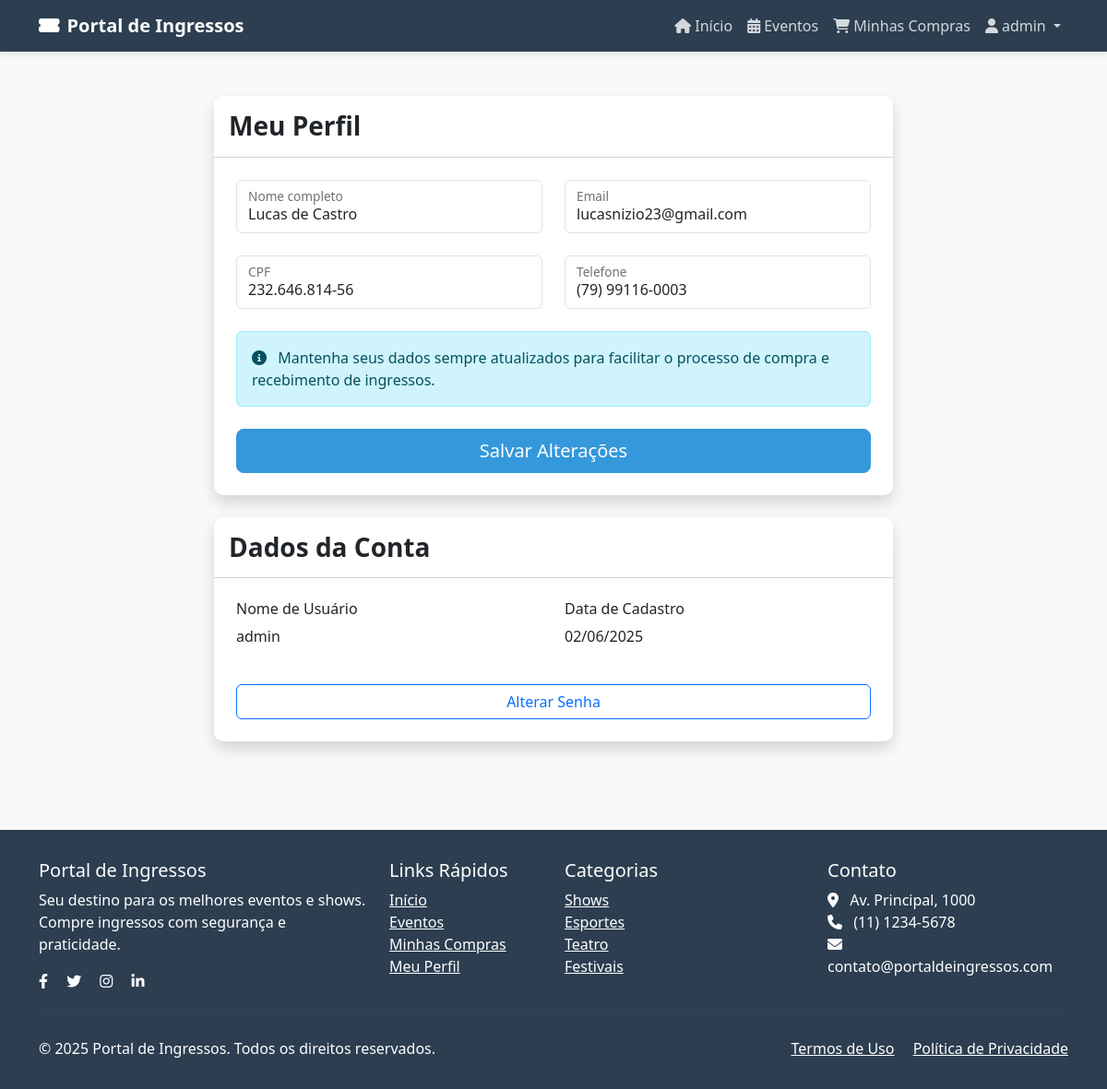
The app's page /perfil/ (signed in) with its own data.
### symple/models.py (models this page shows, shortened)
class Cliente(models.Model):
    user = models.OneToOneField(User, on_delete=models.CASCADE, related_name='cliente')
    nome = models.CharField(max_length=255)
    email = models.EmailField(unique=True)
    cpf = models.CharField(max_length=14, unique=True)
    telefone = models.CharField(max_length=20)

### symple/views.py (the view, shortened to what this page needs)
# urls.py: path('perfil/', views.perfil_cliente, name='perfil_cliente'),
@login_required
def perfil_cliente(request):
    try:
        cliente = request.user.cliente
    except:
        cliente = None
    return render(request, "symple/perfil_cliente.html", {
        'cliente': cliente
    })

### symple/templates/symple/perfil_cliente.html (shortened to what this page needs)
{% extends 'symple/base.html' %}
{% block content %}
<section class="container py-5">
    <div class="row justify-content-center">
        <div class="col-lg-8">
            <div class="card border-0 shadow">
                <div class="card-header bg-white py-3">
                    <h3 class="fw-bold mb-0">Meu Perfil</h3>
                </div>
                <div class="card-body p-4">
                    <form method="post">
                        <div class="row mb-4">
                            <div class="col-md-6 mb-3 mb-md-0">
                                <div class="form-floating">
                                    <input type="text" class="form-control" id="nome" name="nome" placeholder="Nome completo" value="{{ cliente.nome|default:'' }}" required>
                                    <label for="nome">Nome completo</label>
                                </div>
                            </div>
                            <div class="col-md-6">
                                <div class="form-floating">
                                    <input type="email" class="form-control" id="email" name="email" placeholder="Email" value="{{ cliente.email|default:'' }}" required>
                                    <label for="email">Email</label>
                                </div>
                            </div>
                        </div>
                        <div class="row mb-4">
                            <div class="col-md-6 mb-3 mb-md-0">
                                <div class="form-floating">
                                    <input type="text" class="form-control" id="cpf" name="cpf" placeholder="CPF" value="{{ cliente.cpf|default:'' }}" required>
                                    <label for="cpf">CPF</label>
                                </div>
                            </div>
                            <div class="col-md-6">
                                <div class="form-floating">
                                    <input type="text" class="form-control" id="telefone" name="telefone" placeholder="Telefone" value="{{ cliente.telefone|default:'' }}" required>
                                    <label for="telefone">Telefone</label>
                                </div>
                            </div>
                        </div>
                        <div class="alert alert-info mb-4">
                            <i class="fas fa-info-circle me-2"></i> Mantenha seus dados sempre atualizados para facilitar o processo de compra e recebimento de ingressos.
                        </div>
                        <div class="d-grid">
                            <button type="submit" class="btn btn-primary btn-lg">Salvar Alterações</button>
                        </div>
                    </form>
                </div>
            </div>
            <div class="card border-0 shadow mt-4">
                <div class="card-header bg-white py-3">
                    <h3 class="fw-bold mb-0">Dados da Conta</h3>
                </div>
                <div class="card-body p-4">
                    <div class="row mb-4">
                        <div class="col-md-6 mb-3 mb-md-0">
                            <h6>Nome de Usuário</h6>
                            <p>{{ user.username }}</p>
                        </div>
                        <div class="col-md-6">
                            <h6>Data de Cadastro</h6>
                            <p>{{ user.date_joined|date:"d/m/Y" }}</p>
                        </div>
                    </div>
                    <div class="d-grid gap-2">
                        <a href="#" class="btn btn-outline-primary">Alterar Senha</a>
                    </div>
                </div>
            </div>
        </div>
    </div>
</section>
{% endblock %}

### symple/templates/symple/base.html (shortened to what this page needs)
{% load static %}
<!DOCTYPE html>
<html lang="pt-br">
<head>
    <link href="https://cdn.jsdelivr.net/npm/bootstrap@5.3.0/dist/css/bootstrap.min.css" rel="stylesheet">
    <link rel="stylesheet" href="https://cdnjs.cloudflare.com/ajax/libs/font-awesome/6.4.0/css/all.min.css">
</head>
<body>
    <nav class="navbar navbar-expand-lg navbar-dark sticky-top">
        <div class="container">
            <a class="navbar-brand" href="{% url 'home' %}">
                <i class="fas fa-ticket-alt me-2"></i>Portal de Ingressos
            </a>
            <div class="collapse navbar-collapse" id="navbarNav">
                <ul class="navbar-nav ms-auto">
                    <li class="nav-item">
                        <a class="nav-link {% if request.path == '/' %}active{% endif %}" href="{% url 'home' %}">
                            <i class="fas fa-home me-1"></i>Início
                        </a>
                    </li>
                    <li class="nav-item">
                        <a class="nav-link {% if '/eventos/' in request.path %}active{% endif %}" href="{% url 'lista_eventos' %}">
                            <i class="fas fa-calendar-alt me-1"></i>Eventos
                        </a>
                    </li>
                    {% if user.is_authenticated %}
                    <li class="nav-item">
                        <a class="nav-link {% if '/minhas-compras/' in request.path %}active{% endif %}" href="{% url 'minhas_compras' %}">
                            <i class="fas fa-shopping-cart me-1"></i>Minhas Compras
                        </a>
                    </li>
                    <li class="nav-item dropdown">
                        <a class="nav-link dropdown-toggle" href="#" id="navbarDropdown" role="button" data-bs-toggle="dropdown" aria-expanded="false">
                            <i class="fas fa-user me-1"></i>{{ user.username }}
                        </a>
                    </li>
                    {% else %}
                    <li class="nav-item">
                        <a class="btn btn-primary" href="{% url 'login' %}">
                            <i class="fas fa-sign-in-alt me-1"></i>Entrar
                        </a>
                    </li>
                    {% endif %}
                </ul>
            </div>
        </div>
    </nav>
    <main>
        {% block content %}{% endblock %}
    </main>
    <footer class="footer">
        <div class="container">
            <div class="row">
                <div class="col-md-4 mb-4 mb-md-0">
                    <h5>Portal de Ingressos</h5>
                    <p>Seu destino para os melhores eventos e shows. Compre ingressos com segurança e praticidade.</p>
                    <div class="mt-3">
                        <a href="#" class="text-white me-3"><i class="fab fa-facebook-f"></i></a>
                        <a href="#" class="text-white me-3"><i class="fab fa-twitter"></i></a>
                        <a href="#" class="text-white me-3"><i class="fab fa-instagram"></i></a>
                        <a href="#" class="text-white"><i class="fab fa-linkedin-in"></i></a>
                    </div>
                </div>
                <div class="col-md-2 mb-4 mb-md-0">
                    <h5>Links Rápidos</h5>
                    <ul class="list-unstyled">
                        <li><a href="{% url 'home' %}" class="text-white">Início</a></li>
                        <li><a href="{% url 'lista_eventos' %}" class="text-white">Eventos</a></li>
                        {% if user.is_authenticated %}
                        <li><a href="{% url 'minhas_compras' %}" class="text-white">Minhas Compras</a></li>
                        <li><a href="{% url 'perfil_cliente' %}" class="text-white">Meu Perfil</a></li>
                        {% else %}
                        <li><a href="{% url 'login' %}" class="text-white">Entrar</a></li>
                        {% endif %}
                    </ul>
                </div>
                <div class="col-md-3 mb-4 mb-md-0">
                    <h5>Categorias</h5>
                    <ul class="list-unstyled">
                        <li><a href="#" class="text-white">Shows</a></li>
                        <li><a href="#" class="text-white">Esportes</a></li>
                        <li><a href="#" class="text-white">Teatro</a></li>
                        <li><a href="#" class="text-white">Festivais</a></li>
                    </ul>
                </div>
                <div class="col-md-3">
                    <h5>Contato</h5>
                    <ul class="list-unstyled">
                        <li><i class="fas fa-map-marker-alt me-2"></i> Av. Principal, 1000</li>
                        <li><i class="fas fa-phone me-2"></i> (11) 1234-5678</li>
                        <li><i class="fas fa-envelope me-2"></i> contato@portaldeingressos.com</li>
                    </ul>
                </div>
            </div>
            <hr class="mt-4 mb-4" style="border-color: rgba(255,255,255,0.1);">
            <div class="row">
                <div class="col-md-6 text-center text-md-start">
                    <p class="mb-0">&copy; 2025 Portal de Ingressos. Todos os direitos reservados.</p>
                </div>
                <div class="col-md-6 text-center text-md-end">
                    <a href="#" class="text-white me-3">Termos de Uso</a>
                    <a href="#" class="text-white">Política de Privacidade</a>
                </div>
            </div>
        </div>
    </footer>
</body>
</html>

### symple/templates/symple/base.html (style rules this page uses)
:root { --primary-color: #3498db; --secondary-color: #2c3e50; --accent-color: #e74c3c; --light-color: #ecf0f1; --dark-color: #2c3e50; }
body { font-family: 'Segoe UI', Tahoma, Geneva, Verdana, sans-serif; background-color: #f8f9fa; color: #333; }
.navbar { background-color: var(--secondary-color); box-shadow: 0 2px 10px rgba(0, 0, 0, 0.1); }
.navbar-brand { font-weight: 700; color: white !important; }
.nav-link { color: rgba(255, 255, 255, 0.8) !important; font-weight: 500; transition: all 0.3s; }
.btn-primary { background-color: var(--primary-color); border-color: var(--primary-color); }
.card { border-radius: 10px; overflow: hidden; box-shadow: 0 4px 15px rgba(0, 0, 0, 0.1); transition: transform 0.3s; }
.footer { background-color: var(--secondary-color); color: white; padding: 2rem 0; margin-top: 3rem; }

### records on screen
Cliente: nome "Lucas de Castro", email "lucasnizio23@gmail.com", cpf "232.646.814-56", telefone "(79) 99116-0003"

### other values on screen
{{ user.username }} "admin"
{{ user.date_joined|date:"d/m/Y" }} "02/06/2025"
